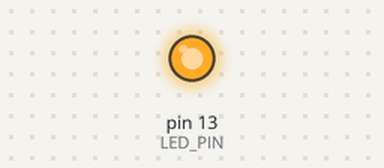
Simulated run of this sketch. Board: Arduino Uno, built with avr-gcc and run on an emulated ATmega328P. Shown: output pins drawn as LEDs (lit = HIGH).

Above: at 2.5 s.
At 7.5 s:
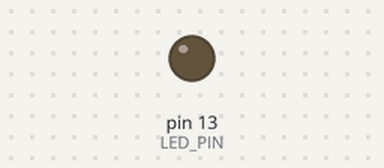
Timing chart, 0 to 13.0 s (numbered marks = the images above):
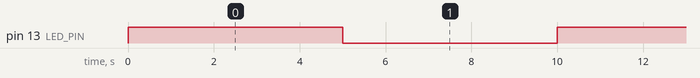

Measured:
- by itself, pin 13 (LED_PIN): alternates HIGH for 5.0 s and LOW for 5.0 s

The sketch:

vilkur.ino
```cpp
// MATIK Git-harjutus: LED-i vilgutamine
// Plaadi sisseehitatud LED on pinnil 13 (LED_BUILTIN).

const int LED_PIN = LED_BUILTIN;
const int VILKUMISE_AEG = 5000;   // millisekundites

void setup() {
  pinMode(LED_PIN, OUTPUT);
}

void loop() {
  digitalWrite(LED_PIN, HIGH);
  delay(VILKUMISE_AEG);
  digitalWrite(LED_PIN, LOW);
  delay(VILKUMISE_AEG);
}
```
